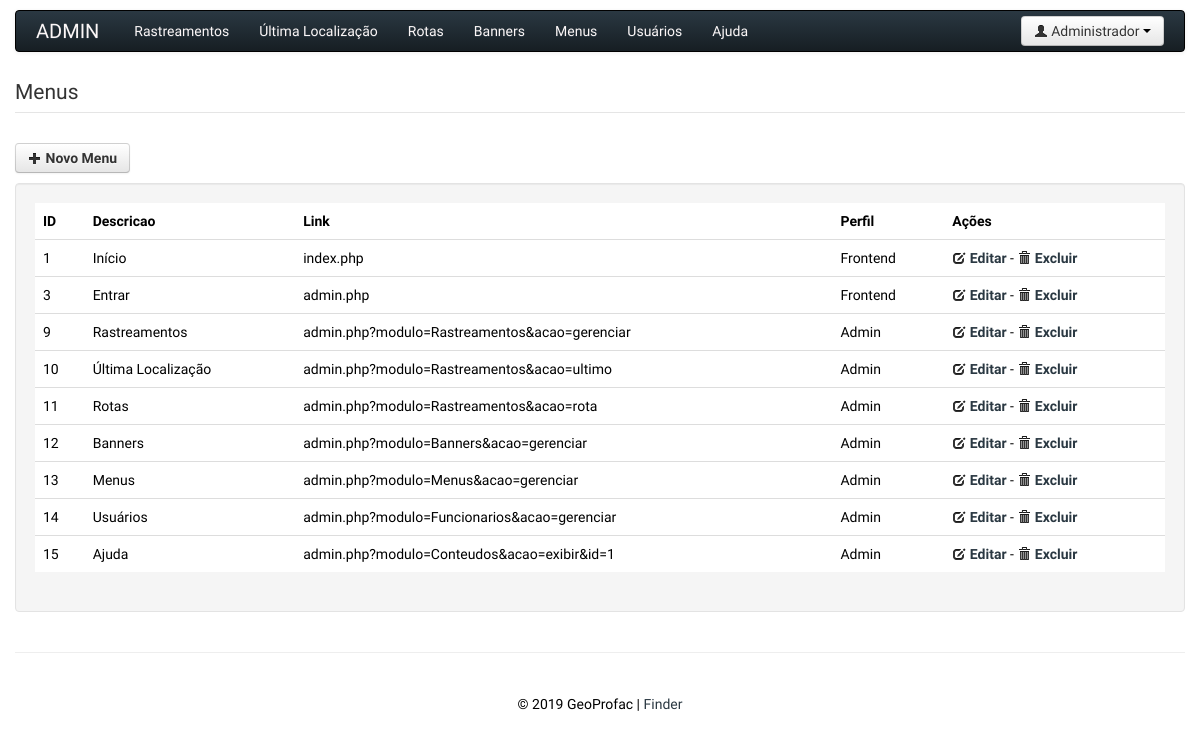
Page /admin.php?modulo=Menus&acao=gerenciar (signed in) on the committed database.
### tables this page shows
CREATE TABLE IF NOT EXISTS `shr_menus` (
  `id` int(11) NOT NULL AUTO_INCREMENT,
  `prf_id` varchar(10) NOT NULL,
  `descricao` varchar(30) NOT NULL,
  `link` varchar(100) NOT NULL,
  PRIMARY KEY (`id`),
  KEY `menus_fk` (`prf_id`),
  CONSTRAINT `menus_fk` FOREIGN KEY (`prf_id`) REFERENCES `shr_perfis` (`id`) ON UPDATE CASCADE
);

CREATE TABLE IF NOT EXISTS `shr_perfis` (
  `id` varchar(10) NOT NULL,
  `descricao` varchar(10) NOT NULL,
  PRIMARY KEY (`id`)
);

### admin.php (called while the page is built, shortened)
<?php
try
{
	new Controller(Perfis::ADMINISTRATIVO);
}
	catch (\Exception $e)
	{
		echo $e->getMessage();
	}

### src/Lib/Config.class.php (called while the page is built, shortened)
<?php
final class Config
{
	static private $config;
	static public function carregar( $arquivo = 'config.php' )
	{
		self::$config = include __DIR__ . "/../../config/{$arquivo}";
	}
	static public function get( $param )
	{
		$parametro = explode('.', $param );
		$retorno = self::$config;
		foreach( $parametro as $par ) {
			if( isset( $retorno[ $par ] ) ) {
				$retorno = $retorno[ $par ];
			} else {
				throw new \Exception('Parametro nao encontrado!');
			}
		}
		return $retorno;
	}
}

### src/Lib/Banco.class.php (called while the page is built, shortened)
<?php
final class Banco
{
  	static private $obj_Banco;
  	private $obj_PDO;
  	static public function getInstancia()
  	{
    	if( !self::$obj_Banco ) {
      		self::$obj_Banco = new Banco();
      		self::$obj_Banco->conectar();
    	}
    	return self::$obj_Banco;
  	}
	private function conectar()
	{
		switch( Config::get('pdo.driver') ) {
		    default:
		    	$dsn  = Config::get('pdo.driver') . ':host=' . Config::get('pdo.host')
		    	      . ';dbname='.Config::get('pdo.dbname');
		    	$user  = Config::get('pdo.user');
		    	$pass  = Config::get('pdo.pass');
				$encod = Config::get('pdo.encod');
		}
    	$this->obj_PDO = new \PDO( $dsn, $user, $pass );
    	$this->obj_PDO->setAttribute( \PDO::ATTR_ERRMODE,
    								  \PDO::ERRMODE_EXCEPTION );
    	$this->obj_PDO->setAttribute( \PDO::ATTR_DEFAULT_FETCH_MODE,
                                      \PDO::FETCH_OBJ );
		$this->obj_PDO->exec("SET NAMES $encod");
  	}
    public function consultarSQL( $sql, array $valores = array() )
    {
    	$statement = $this->obj_PDO->prepare( $sql );
    	$statement->execute( $valores );
    	return $statement->fetchAll();
  	}
  	public function selecionar( ModelData $ModelData, $todos = true )
  	{
  		$sql = "SELECT * FROM {$ModelData->getTabela()}";
  		$parametro_where = array();
		if( $todos == false ) {
      		$sql .= " WHERE {$ModelData->getPrimaryKey()} = ?";
      		$parametro_where[] = $ModelData->getValorPrimaryKey();
    	}
    	$statement = $this->obj_PDO->prepare( $sql );
	    $statement->execute( $parametro_where );
	    if( $todos ) {
      		return $statement->fetchAll();
    	} else {
      		return $statement->fetch();
    	}
    }
}

### src/Model/ModelBase.class.php (called while the page is built, shortened)
<?php
abstract class ModelBase {
	public function __construct()
	{
		$this->obj_ModelData = new ModelData( static::TABELA, static::PRIMARY_KEY, $this->colunas);
		$this->obj_Banco 	 = Banco::getInstancia();
	}
}

### src/Model/Menus.class.php (called while the page is built, shortened)
<?php
class Menus extends ModelBase
{
	public function retornarItens( $tipo )
	{
		$sql = "SELECT descricao, link "
			 . "FROM " . self::TABELA
			 . " WHERE prf_id = ? "
			 . "ORDER BY id ASC";
		return $this->obj_Banco->consultarSQL($sql, array( $tipo ) );
	}
	public function gerenciar()
	{
	    return $this->obj_Banco->selecionar( $this->obj_ModelData );
	}
}

### src/Lib/Log.trait.php (called while the page is built, shortened)
<?php
trait Log
{
	public function escrever( $mensagem )
	{
		$data        = date('d/m/Y H:i:s');
	}
}

### src/Model/ModelData.class.php (called while the page is built, shortened)
<?php
final class ModelData {
  	private $tabela;
  	private $primary_key;
  	private $coluna;
  	private $obj_std;
  	public function __construct( $tabela, $pk, array $coluna )
  	{
    	$this->tabela 		= $tabela;
    	$this->primary_key 	= $pk;
    	$this->coluna 		= $coluna;
    	$this->obj_std		= new \stdClass();
    	foreach( $coluna as $col ) {
    		if( $col != $pk ) {
    			$this->obj_std->$col = null;
    		}
    	}
  	}
  	public function getTabela()
  	{
    	return $this->tabela;
  	}
  	public function getPrimaryKey()
  	{
    	return $this->primary_key;
  	}
  	public function getValorPrimaryKey()
  	{
    	return $this->obj_std->{$this->primary_key};
  	}
  	public function __set( $propriedade, $valor )
  	{
  		if( in_array( $propriedade, $this->coluna ) ) {
  			$this->obj_std->{$propriedade} = $valor;
  		}
  	}
}

### autoloader.php (called while the page is built, shortened)
<?php
function autoloader($classe)
{
	$extensoes = array ('class.php', 'trait.php');
	$classe = str_replace('\\', '/', $classe);
	foreach ($extensoes as $extensao)
	{
		$path_classe = __DIR__ . "/src/{$classe}.{$extensao}";
		if (file_exists($path_classe))
		{
			break;
		}
	}
}

### src/Model/Perfis.class.php (called while the page is built, shortened)
<?php
class Perfis extends ModelBase
{
	static private $obj_Perfis;
	static public function getInstancia()
	{
		if( !self::$obj_Perfis ) {
			self::$obj_Perfis = new Perfis();
		}
		return self::$obj_Perfis;
	}
	public function getPerfil( $id )
	{
		$this->obj_ModelData->id = $id;
		return $this->obj_Banco->selecionar( $this->obj_ModelData, false );
	}
}

### templates/admin/menus/gerenciar.tpl.php (the view, shortened to what this page needs)
<form class="form-horizontal">
    <fieldset>
        <legend>Menus</legend>
        <div class="btn-toolbar">
            <a href="admin.php?modulo=Menus&acao=inserir" class="btn"><i class="icon-plus"></i> <strong>Novo Menu</strong></a>
        </div>
        <div class="well">
            <?php if ($dados): ?>
            <table class="table">
                <thead>
                    <tr>
                        <th>ID</th>
                        <th>Descricao</th>
                        <th>Link</th>
                        <th>Perfil</th>
                        <th>Ações</th>
                    </tr>
                </thead>
                <tbody>
                    <?php foreach ($dados as $menu): ?>
                        <tr>
                            <td><?php echo $menu->id; ?></td>
                            <td><?php echo $menu->descricao; ?></td>
                            <td><?php echo $menu->link; ?></td>
                            <td><?php echo Perfis::getInstancia()->getPerfil( $menu->prf_id )->descricao; ?></td>
                            <td>
                                <a href="admin.php?modulo=Menus&acao=editar&id=<?php echo $menu->id; ?>"><i class="icon-edit"></i> <strong>Editar</strong></a>
                                -
                                <a href="admin.php?modulo=Menus&acao=excluir&id=<?php echo $menu->id; ?>"><i class="icon-trash"></i> <strong>Excluir</strong></a>
                            </td>
                        </tr>
                    <?php endforeach; ?>
                </tbody>
            </table>
            <?php else: ?>
            Nenhum 'Menu' cadastrado
            <?php endif; ?>
        </div>
    </fieldset>
</form>

### templates/admin/_cabecalho.tpl.php (shortened to what this page needs)
<!DOCTYPE html>
<html lang="en">
    <head>
        <link href="<?php echo $path?>css/bootstrap.css" rel="stylesheet">
        <link href="<?php echo $path?>css/bootstrap-responsive.css" rel="stylesheet">
    </head>
    <body>
        <div class="container">
            <?php if(isset($_SESSION['funcionarios'])): ?>
                <div class="navbar">
                    <div class="navbar-inner">
                        <a class="brand" href="admin.php">
                            ADMIN
                        </a>
                        <ul class="nav">
                            <?php foreach($items_menu as $item): ?>
                              <li>
                                  <a href="<?php echo $item->link; ?>"><?php echo $item->descricao; ?></a>
                              </li>
                            <?php endforeach; ?>
                        </ul>
                        <div class="btn-group pull-right">
                            <a class="btn dropdown-toggle" data-toggle="dropdown" href="#">
                                <i class="icon-user"></i> <?php echo $_SESSION['funcionarios']['nome']; ?> <span class="caret"></span>
                            </a>
                        </div>
                    </div>
                </div>
            <?php endif; ?>

### rows in the picture
shr_menus: descricao "Rastreamentos", id "9", link "admin.php?modulo=Rastreamentos&acao=gerenciar", prf.descricao "Admin"
shr_menus: descricao "Última Localização", id "10", link "admin.php?modulo=Rastreamentos&acao=ultimo", prf.descricao "Admin"
shr_menus: descricao "Rotas", id "11", link "admin.php?modulo=Rastreamentos&acao=rota", prf.descricao "Admin"
shr_menus: descricao "Banners", id "12", link "admin.php?modulo=Banners&acao=gerenciar", prf.descricao "Admin"
shr_menus: descricao "Menus", id "13", link "admin.php?modulo=Menus&acao=gerenciar", prf.descricao "Admin"
shr_menus: descricao "Usuários", id "14", link "admin.php?modulo=Funcionarios&acao=gerenciar", prf.descricao "Admin"
shr_menus: descricao "Ajuda", id "15", link "admin.php?modulo=Conteudos&acao=exibir&id=1", prf.descricao "Admin"
shr_menus: id "1", descricao "Início", link "index.php", prf.descricao "Frontend"
shr_menus: id "3", descricao "Entrar", link "admin.php", prf.descricao "Frontend"

### other values in the picture
$_SESSION['funcionarios']['nome'] "Administrador"
gmdate('Y') "2019"
